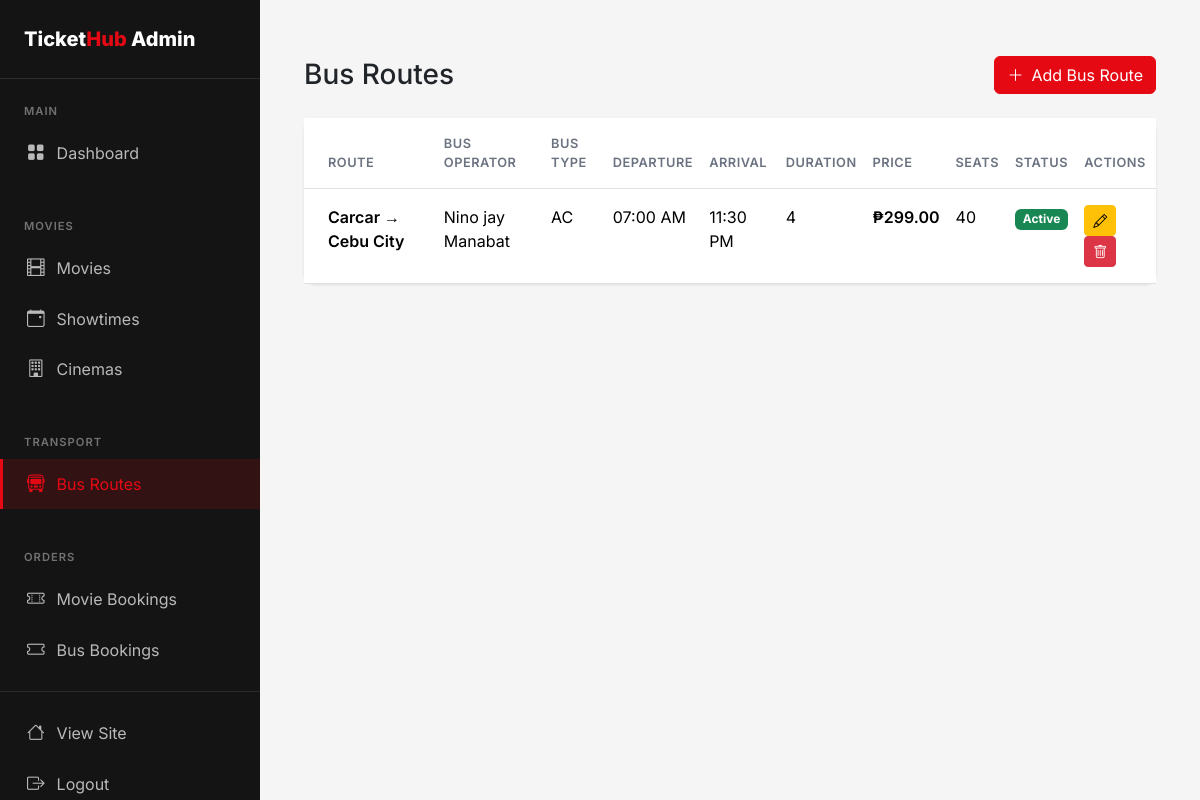
The page /admin/bus-routes (signed in) on the database its author committed.
### flask_app/app.py (models this page shows)
class BusRoute(db.Model):
    id = db.Column(db.Integer, primary_key=True)
    origin = db.Column(db.String(100), nullable=False)
    destination = db.Column(db.String(100), nullable=False)
    bus_operator = db.Column(db.String(100))
    bus_type = db.Column(db.String(50))  # AC, Non-AC, Sleeper, etc.
    departure_time = db.Column(db.Time, nullable=False)
    arrival_time = db.Column(db.Time, nullable=False)
    duration = db.Column(db.String(50))
    price = db.Column(db.Float, nullable=False)
    total_seats = db.Column(db.Integer, default=40)
    amenities = db.Column(db.String(255))  # WiFi, Charging, etc.
    is_active = db.Column(db.Boolean, default=True)
    schedules = db.relationship('BusSchedule', backref='route', lazy=True)

### flask_app/app.py (the view)
@app.route('/admin/bus-routes')
@login_required
@admin_required
def admin_bus_routes():
    routes = BusRoute.query.all()
    return render_template('admin/bus/list.html', routes=routes)

### flask_app/app.py (called while the page is built)
@login_manager.user_loader
def load_user(user_id):
    return User.query.get(int(user_id))

def admin_required(f):
    @wraps(f)
    def decorated_function(*args, **kwargs):
        if not current_user.is_authenticated or not current_user.is_admin:
            flash('You need admin access for this action.', 'error')
            return redirect(url_for('index'))
        return f(*args, **kwargs)
    return decorated_function

### flask_app/templates/admin/bus/list.html (shortened to what this page needs)
{% extends 'admin/base.html' %}
{% block admin_content %}
<div class="container-fluid py-4">
    <div class="row mb-4">
        <div class="col-12 d-flex justify-content-between align-items-center">
            <h1 class="h3 mb-0">Bus Routes</h1>
            <a href="{{ url_for('admin_add_bus_route') }}" class="btn btn-primary">
                <i class="bi bi-plus-lg me-2"></i>Add Bus Route
            </a>
        </div>
    </div>
    {% if routes %}
    <div class="card">
        <div class="table-responsive">
            <table class="table table-hover mb-0">
                <thead class="bg-light">
                    <tr>
                        <th class="px-4 py-3">Route</th>
                        <th class="py-3">Bus Operator</th>
                        <th class="py-3">Bus Type</th>
                        <th class="py-3">Departure</th>
                        <th class="py-3">Arrival</th>
                        <th class="py-3">Duration</th>
                        <th class="py-3">Price</th>
                        <th class="py-3">Seats</th>
                        <th class="py-3">Status</th>
                        <th class="py-3">Actions</th>
                    </tr>
                </thead>
                <tbody>
                    {% for route in routes %}
                    <tr>
                        <td class="px-4 py-3">
                            <span class="fw-semibold">{{ route.origin }} → {{ route.destination }}</span>
                        </td>
                        <td class="py-3">{{ route.bus_operator or '-' }}</td>
                        <td class="py-3">{{ route.bus_type or '-' }}</td>
                        <td class="py-3">{{ route.departure_time.strftime('%I:%M %p') }}</td>
                        <td class="py-3">{{ route.arrival_time.strftime('%I:%M %p') }}</td>
                        <td class="py-3">{{ route.duration or '-' }}</td>
                        <td class="py-3 fw-semibold">₱{{ "%.2f"|format(route.price) }}</td>
                        <td class="py-3">{{ route.total_seats }}</td>
                        <td class="py-3">
                            {% if route.is_active %}
                                <span class="badge bg-success">Active</span>
                            {% else %}
                                <span class="badge bg-danger">Inactive</span>
                            {% endif %}
                        </td>
                        <td class="py-3">
                            <a href="{{ url_for('admin_edit_bus_route', route_id=route.id) }}" class="btn btn-sm btn-warning">
                                <i class="bi bi-pencil"></i>
                            </a>
                            <form method="POST" action="{{ url_for('admin_delete_bus_route', route_id=route.id) }}" style="display: inline;">
                                <button type="submit" class="btn btn-sm btn-danger" onclick="return confirm('Are you sure?')">
                                    <i class="bi bi-trash"></i>
                                </button>
                            </form>
                        </td>
                    </tr>
                    {% endfor %}
                </tbody>
            </table>
        </div>
    </div>
    {% else %}
    <div class="alert alert-info text-center py-5">
        <i class="bi bi-info-circle me-2"></i>
        <strong>No bus routes found</strong>
        <p class="mt-2"><a href="{{ url_for('admin_add_bus_route') }}" class="btn btn-sm btn-primary">Add Your First Route</a></p>
    </div>
    {% endif %}
</div>
{% endblock %}

### flask_app/templates/admin/base.html (style rules this page uses)
:root { --primary: #E50914; --primary-dark: #B20710; --secondary: #0A84FF; --dark: #141414; --dark-lighter: #1F1F1F; --gray-100: #F5F5F5; --gray-200: #E5E5E5; --gray-600: #6B7280; --success: #22C55E; }
body { font-family: 'Inter', sans-serif; background: var(--gray-100); }
.card { border: none; border-radius: 12px; box-shadow: 0 1px 3px rgba(0,0,0,0.1); }
.btn-primary { background: var(--primary); border-color: var(--primary); }
.table th { font-weight: 600; font-size: 0.8rem; text-transform: uppercase; letter-spacing: 0.5px; color: var(--gray-600); }

### rows shown on the page
BusRoute: origin "Carcar", destination "Cebu City", bus_operator "Nino jay Manabat", bus_type "AC", departure_time "07:00 AM", arrival_time "11:30 PM", duration "4", price "299.00", total_seats "40", is_active "Active"
